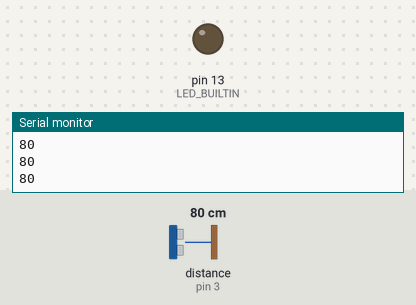
Bench run of a sketch on a simulated Arduino Uno, built with avr-gcc and run on an emulated ATmega328P. Shown: output pins drawn as LEDs (lit = HIGH), the last lines printed to the serial monitor. Wiring (inferred from the names in the program): ultrasonic range finder: trigger pin 2; echo pin 3. Inputs (shaded band) come from the test bench; at power-on: distance to the obstacle (sensor on pin 3) 80 cm. The echo pulse lasts 58.3 µs per cm; pins used as bus, display or sensor lines are not drawn.

Above: at 1.2 s.
1.3 s: distance to the obstacle (sensor on pin 3) set to 11 cm
2.8 s: distance to the obstacle (sensor on pin 3) set to 8 cm
At 3.5 s:
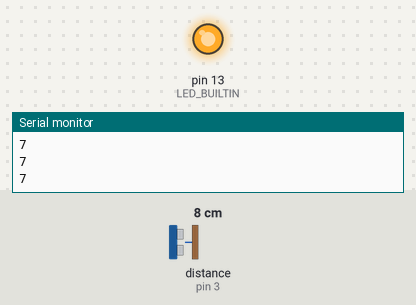
4.3 s: distance to the obstacle (sensor on pin 3) set to 18 cm
At 5.1 s:
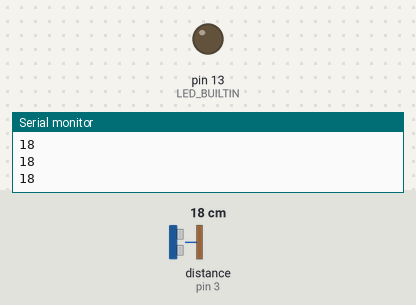
5.9 s: distance to the obstacle (sensor on pin 3) set to 2 cm
At 6.8 s:
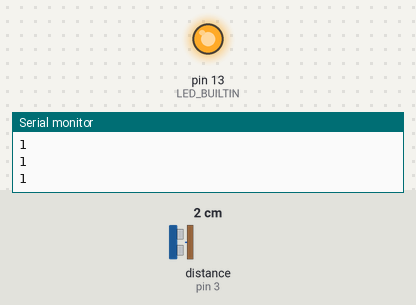
Timing chart, 0 to 8.5 s (numbered marks = the images above; inputs shaded):
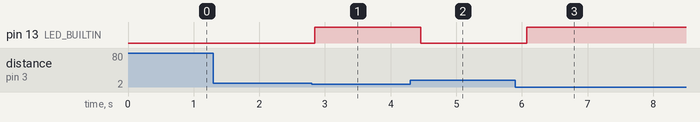

The sketch:

faulty_sensor_fix.ino
```cpp
#define TRIG_PIN 2    // Trigger
#define ECHO_PIN 3    // Echo

long distancia;

int getDistance(int trigPin, int echoPin) // returns the distance (cm)
{
  long duration, distance;

  digitalWrite(trigPin, HIGH); // We send a 10us pulse
  delayMicroseconds(10);
  digitalWrite(trigPin, LOW);

  duration = pulseIn(echoPin, HIGH, 20000); // We wait for the echo to come back, with a timeout of 20ms, which corresponds approximately to 3m

  // pulseIn will only return 0 if it timed out. (or if echoPin was already to 1, but it should not happen)
  if (duration == 0) // If we timed out
  {
    pinMode(echoPin, OUTPUT); // Then we set echo pin to output mode
    digitalWrite(echoPin, LOW); // We send a LOW pulse to the echo pin
    delayMicroseconds(200);
    pinMode(echoPin, INPUT); // And finaly we come back to input mode
  }

  distance = (duration / 2) / 29.1; // We calculate the distance (sound speed in air is aprox. 291m/s), /2 because of the pulse going and coming

  return distance; //We return the result. Here you can find a 0 if we timed out
}

void setup() {
    Serial.begin (9600);
    pinMode(TRIG_PIN, OUTPUT);
    pinMode(ECHO_PIN, INPUT);
    pinMode(LED_BUILTIN, OUTPUT);
}

void loop() {
  distancia = getDistance(TRIG_PIN,ECHO_PIN);

  if (distancia < 10) {
    digitalWrite(LED_BUILTIN, HIGH);
  }
  else {
    digitalWrite(LED_BUILTIN, LOW);
  }

  Serial.println(distancia);// put your main code here, to run repeatedly:
  delay(200);
}
```

Measured:
- the behaviour switches between 10 and 9 cm on distance to the obstacle (sensor on pin 3) (found by bisection; images 0 and 1)
- after the input at 2.8 s, pin 13 (LED_BUILTIN): LOW → HIGH after 0.05 s
- after the input at 4.3 s, pin 13 (LED_BUILTIN): HIGH → LOW after 0.16 s
- after the input at 5.9 s, pin 13 (LED_BUILTIN): LOW → HIGH after 0.17 s
